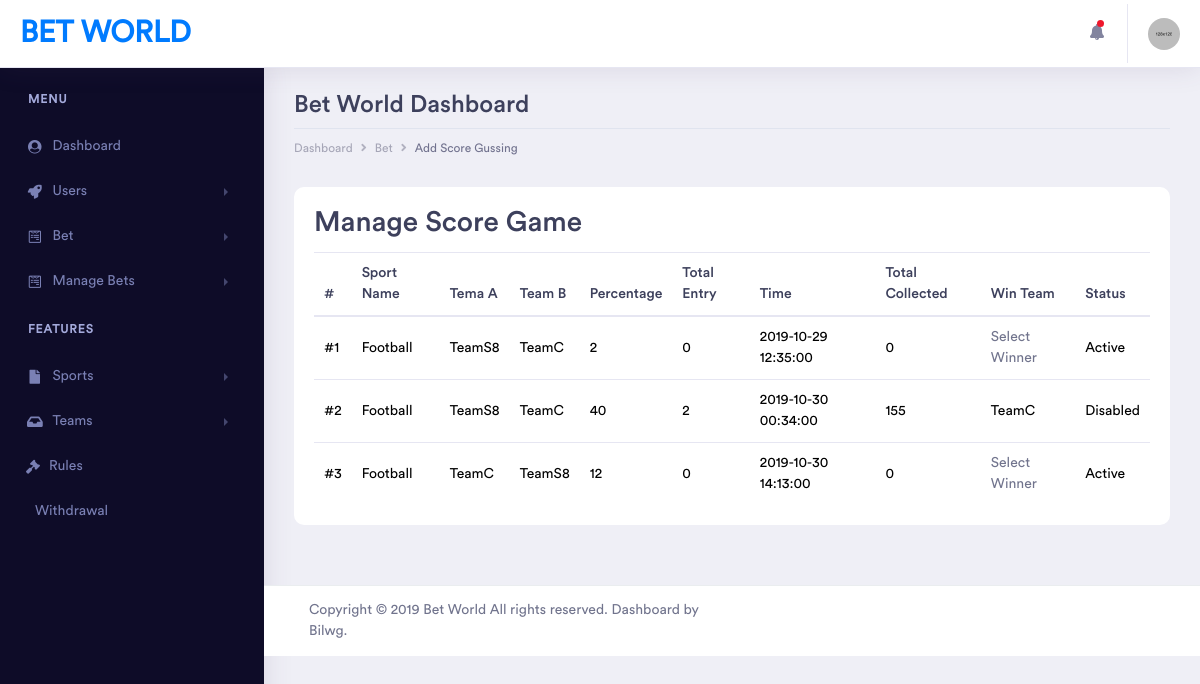
Screenshot of /admin/pages/managescore.php (signed in) with the database file from the repository.
### tables this page shows
CREATE TABLE `score` (
  `id` int(11) NOT NULL,
  `sportid` int(11) NOT NULL,
  `sportname` varchar(1100) NOT NULL,
  `teamA` varchar(1100) NOT NULL,
  `teamB` varchar(1100) NOT NULL,
  `percentage` int(11) NOT NULL,
  `totalentry` int(11) NOT NULL,
  `time` datetime NOT NULL,
  `totalCollected` int(11) NOT NULL,
  `winteam` varchar(1100) NOT NULL,
  `winteamid` int(11) NOT NULL,
  `status` int(11) NOT NULL
);

### assets/import/config.php (called while the page is built, shortened)
<?php
$SiteName = "Bet World";
?>

### admin/pages/managescore.php (the view, shortened to what this page needs)
<?php
require_once '../../assets/import/config.php';
?>
<!doctype html>
<html lang="en">
<head>
    <link rel="stylesheet" href="../assets/vendor/bootstrap/css/bootstrap.min.css">
    <link href="../assets/vendor/fonts/circular-std/style.css" rel="stylesheet">
    <link rel="stylesheet" href="../assets/libs/css/style.css">
    <link rel="stylesheet" href="../assets/vendor/fonts/fontawesome/css/fontawesome-all.css">
    <link rel="stylesheet" href="../assets/vendor/charts/chartist-bundle/chartist.css">
    <link rel="stylesheet" href="../assets/vendor/charts/morris-bundle/morris.css">
    <link rel="stylesheet" href="../assets/vendor/fonts/material-design-iconic-font/css/materialdesignicons.min.css">
    <link rel="stylesheet" href="../assets/vendor/charts/c3charts/c3.css">
    <link rel="stylesheet" href="../assets/vendor/fonts/flag-icon-css/flag-icon.min.css">
</head>
<body>
    <div class="dashboard-main-wrapper">
        <div class="dashboard-header">
            <nav class="navbar navbar-expand-lg bg-white fixed-top">
                <a class="navbar-brand" href="../index.php"><?php echo $SiteName; ?></a>
                <div class="collapse navbar-collapse " id="navbarSupportedContent">
                    <ul class="navbar-nav ml-auto navbar-right-top">
                        <li class="nav-item dropdown notification">
                            <a class="nav-link nav-icons" href="#" id="navbarDropdownMenuLink1" data-toggle="dropdown" aria-haspopup="true" aria-expanded="false"><i class="fas fa-fw fa-bell"></i> <span class="indicator"></span></a>
                        </li>
                        <li class="nav-item dropdown nav-user">
                            <a class="nav-link nav-user-img" href="#" id="navbarDropdownMenuLink2" data-toggle="dropdown" aria-haspopup="true" aria-expanded="false"><img src="../assets/images/avatar-1.jpg" alt="" class="user-avatar-md rounded-circle"></a>
                        </li>
                    </ul>
                </div>
            </nav>
        </div>
        <div class="nav-left-sidebar sidebar-dark">
            <div class="menu-list">
                <nav class="navbar navbar-expand-lg navbar-light">
                    <div class="collapse navbar-collapse" id="navbarNav">
                        <ul class="navbar-nav flex-column">
                            <li class="nav-divider">
                                Menu
                            </li>
                            <li class="nav-item ">
                                <a class="nav-link" href="../index.php"><i class="fa fa-fw fa-user-circle"></i>Dashboard </a>
                            </li>
                            <li class="nav-item">
                                <a class="nav-link" href="#" data-toggle="collapse" aria-expanded="false" data-target="#submenu-2" aria-controls="submenu-2"><i class="fa fa-fw fa-rocket"></i>Users</a>
                            </li>
                            <li class="nav-item">
                                <a class="nav-link" href="#" data-toggle="collapse" aria-expanded="false" data-target="#submenu-3" aria-controls="submenu-3"><i class="fab fa-fw fa-wpforms"></i>Bet</a>
                            </li>
                            <li class="nav-item">
                                <a class="nav-link" href="#" data-toggle="collapse" aria-expanded="false" data-target="#submenu-4" aria-controls="submenu-4"><i class="fab fa-fw fa-wpforms"></i>Manage Bets</a>
                            </li>
                            <li class="nav-divider">
                                Features
                            </li>
                            <li class="nav-item">
                                <a class="nav-link" href="#" data-toggle="collapse" aria-expanded="false" data-target="#submenu-6" aria-controls="submenu-6"><i class="fas fa-fw fa-file"></i> Sports </a>
                            </li>
                            <li class="nav-item">
                                <a class="nav-link" href="#" data-toggle="collapse" aria-expanded="false" data-target="#submenu-7" aria-controls="submenu-7"><i class="fas fa-fw fa-inbox"></i>Teams</a>
                            </li>
                            <li class="nav-item">
                                <a class="nav-link" href="rules.php" ><i class="fa fa-gavel"></i>Rules</a>
                            </li>
                            <li class="nav-item">
                                <a class="nav-link" href="wallet.php" ><i class="fa fa-google-wallet"></i>Withdrawal</a>
                            </li>
                        </ul>
                    </div>
                </nav>
            </div>
        </div>
        <div class="dashboard-wrapper">
            <div class="dashboard-ecommerce">
                <div class="container-fluid dashboard-content ">
                    <div class="row">
                        <div class="col-xl-12 col-lg-12 col-md-12 col-sm-12 col-12">
                            <div class="page-header">
                                <h2 class="pageheader-title"><?php echo $SiteName; ?> Dashboard</h2>
                                <div class="page-breadcrumb">
                                    <nav aria-label="breadcrumb">
                                        <ol class="breadcrumb">
                                            <li class="breadcrumb-item"><a href="../index.php" class="breadcrumb-link">Dashboard</a></li>
                                            <li class="breadcrumb-item"><a href="" class="breadcrumb-link">Bet</a></li>
                                            <li class="breadcrumb-item active" aria-current="page">Add Score Gussing</li>
                                        </ol>
                                    </nav>
                                </div>
                            </div>
                        </div>
                    </div>
                    <div class="container1" id="formbox">
                        <h2>Manage Score Game</h2>
                        <div class="table-responsive">
                            <table class="table">
                                <thead>
                                    <tr>
                                        <th>#</th>
                                        <th>Sport Name</th>
                                        <th>Tema A</th>
                                        <th>Team B</th>
                                        <th>Percentage</th>
                                        <th>Total Entry</th>
                                        <th>Time</th>
                                        <th>Total Collected</th>
                                        <th>Win Team</th>
                                        <th>Status</th>
                                    </tr>
                                </thead>
                                <tbody>
                                    <?php
                                    $sql = "SELECT * FROM `score` ";
                                    $result = mysqli_query($con, $sql);
                                    if (mysqli_num_rows($result) > 0) {
                                        while ($row = mysqli_fetch_array($result)) {
                                            $status = ($row[11]==1) ? "Active" : "Disabled";
                                            $winteam = ($row[9]=="") ? "<a href='selectwinner.php?id=$row[0]&type=score'>Select Winner</a>" : "$row[9]";
                                            echo "
                                             <tr>
                                             <td>#$row[0]</td>
                                             <td>$row[2]</td>
                                             <td>$row[3]</td>
                                             <td>$row[4]</td>
                                             <td>$row[5]</td>
                                             <td>$row[6]</td>
                                             <td>$row[7]</td>
                                             <td>$row[8]</td>
                                             <td>$winteam</td>
                                             <td>$status</td>
                                             </tr>
                                             ";
                                        }
                                    }
                                    ?>
                                </tbody>
                            </table>
                        </div>
                    </div>
                </div>
            </div>
            <div class="footer">
                <div class="container-fluid">
                    <div class="row">
                        <div class="col-xl-6 col-lg-6 col-md-6 col-sm-12 col-12">
                            Copyright © 2019 <?php echo $SiteName; ?> All rights reserved. Dashboard by <a href="https://bilwg.com/">Bilwg</a>.
                        </div>
                    </div>
                </div>
            </div>
        </div>
    </div>
</body>
</html>

### rows the page displays
score: id "1", sportname "Football", teamA "TeamS8", teamB "TeamC", percentage "2", totalentry "0", time "2019-10-29 12:35:00", totalCollected "0", status "Active"
score: id "2", sportname "Football", teamA "TeamS8", teamB "TeamC", percentage "40", totalentry "2", time "2019-10-30 00:34:00", totalCollected "155", winteam "TeamC", status "Disabled"
score: id "3", sportname "Football", teamA "TeamC", teamB "TeamS8", percentage "12", totalentry "0", time "2019-10-30 14:13:00", totalCollected "0", status "Active"

### other values shown
$SiteName "BET WORLD"
$SiteName "Bet World"
